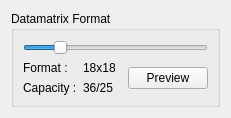
<?xml version="1.0" encoding="UTF-8"?>
<ui version="4.0">
 <class>DMatrixSquareConfig</class>
 <widget class="QWidget" name="DMatrixSquareConfig">
  <property name="enabled">
   <bool>true</bool>
  </property>
  <property name="geometry">
   <rect>
    <x>0</x>
    <y>0</y>
    <width>210</width>
    <height>108</height>
   </rect>
  </property>
  <property name="contextMenuPolicy">
   <enum>Qt::DefaultContextMenu</enum>
  </property>
  <property name="windowTitle">
   <string>Form</string>
  </property>
  <layout class="QGridLayout" name="gridLayout_2">
   <item row="0" column="0">
    <widget class="QGroupBox" name="groupBox">
     <property name="locale">
      <locale language="English" country="UnitedStates"/>
     </property>
     <property name="title">
      <string>Datamatrix Format</string>
     </property>
     <layout class="QGridLayout" name="gridLayout">
      <item row="0" column="0" colspan="4">
       <widget class="QSlider" name="_Format">
        <property name="maximum">
         <number>23</number>
        </property>
        <property name="value">
         <number>4</number>
        </property>
        <property name="tracking">
         <bool>true</bool>
        </property>
        <property name="orientation">
         <enum>Qt::Horizontal</enum>
        </property>
       </widget>
      </item>
      <item row="1" column="0">
       <widget class="QLabel" name="label">
        <property name="locale">
         <locale language="English" country="UnitedStates"/>
        </property>
        <property name="text">
         <string>Format :</string>
        </property>
       </widget>
      </item>
      <item row="2" column="0">
       <widget class="QLabel" name="label_2">
        <property name="locale">
         <locale language="English" country="UnitedStates"/>
        </property>
        <property name="text">
         <string>Capacity :</string>
        </property>
       </widget>
      </item>
      <item row="2" column="1">
       <widget class="QLabel" name="_LCapacite">
        <property name="text">
         <string>36/25</string>
        </property>
       </widget>
      </item>
      <item row="1" column="1">
       <widget class="QLabel" name="_LFormat">
        <property name="text">
         <string>18x18</string>
        </property>
       </widget>
      </item>
      <item row="1" column="3" rowspan="2">
       <widget class="QPushButton" name="_previewButton">
        <property name="locale">
         <locale language="English" country="UnitedStates"/>
        </property>
        <property name="text">
         <string>Preview</string>
        </property>
        <property name="checkable">
         <bool>true</bool>
        </property>
       </widget>
      </item>
     </layout>
    </widget>
   </item>
  </layout>
 </widget>
 <resources/>
 <connections/>
</ui>
